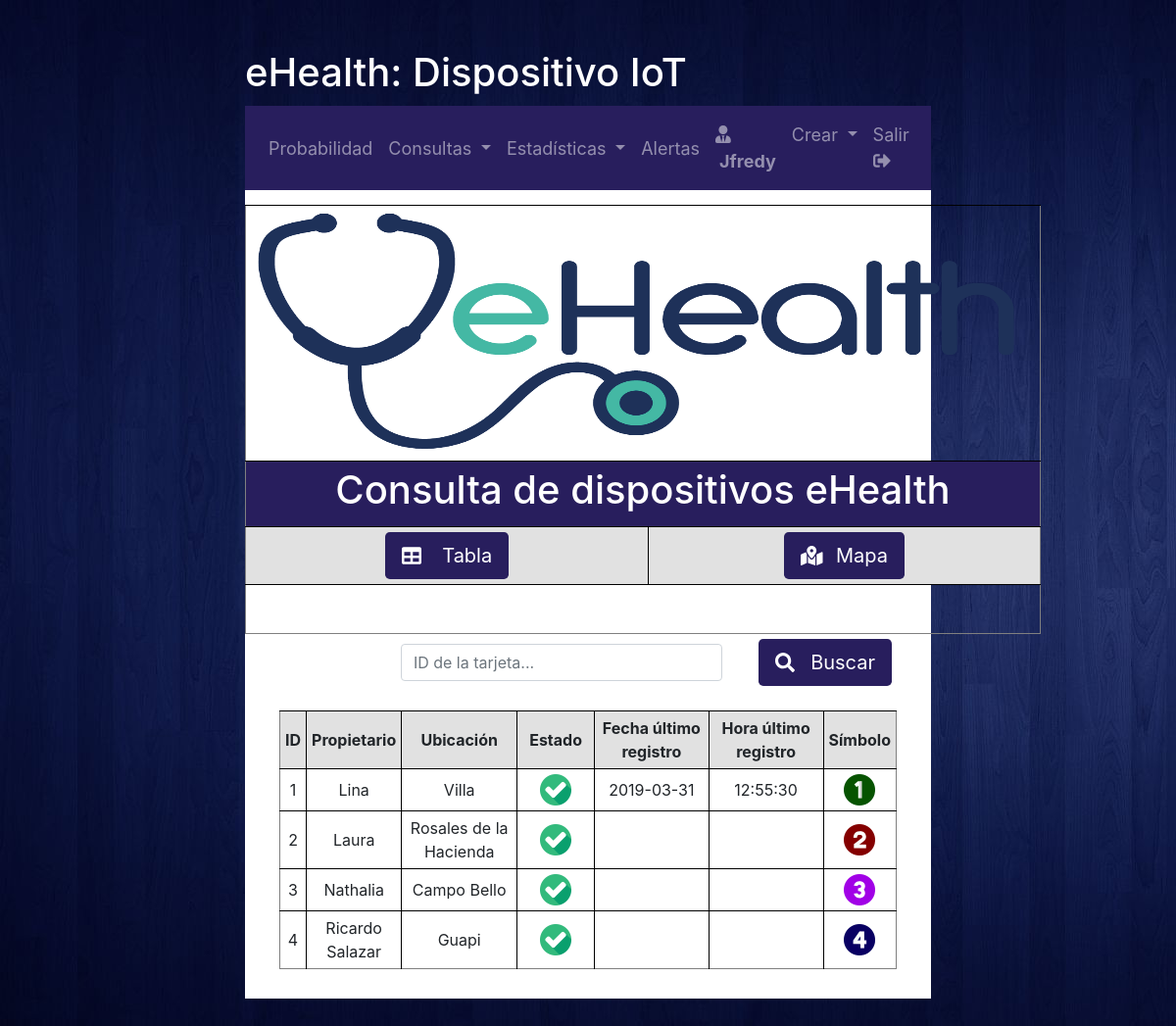
The page /interfaces/consultas/usuarios/dispositivos.php (signed in) on the database as committed earlier.
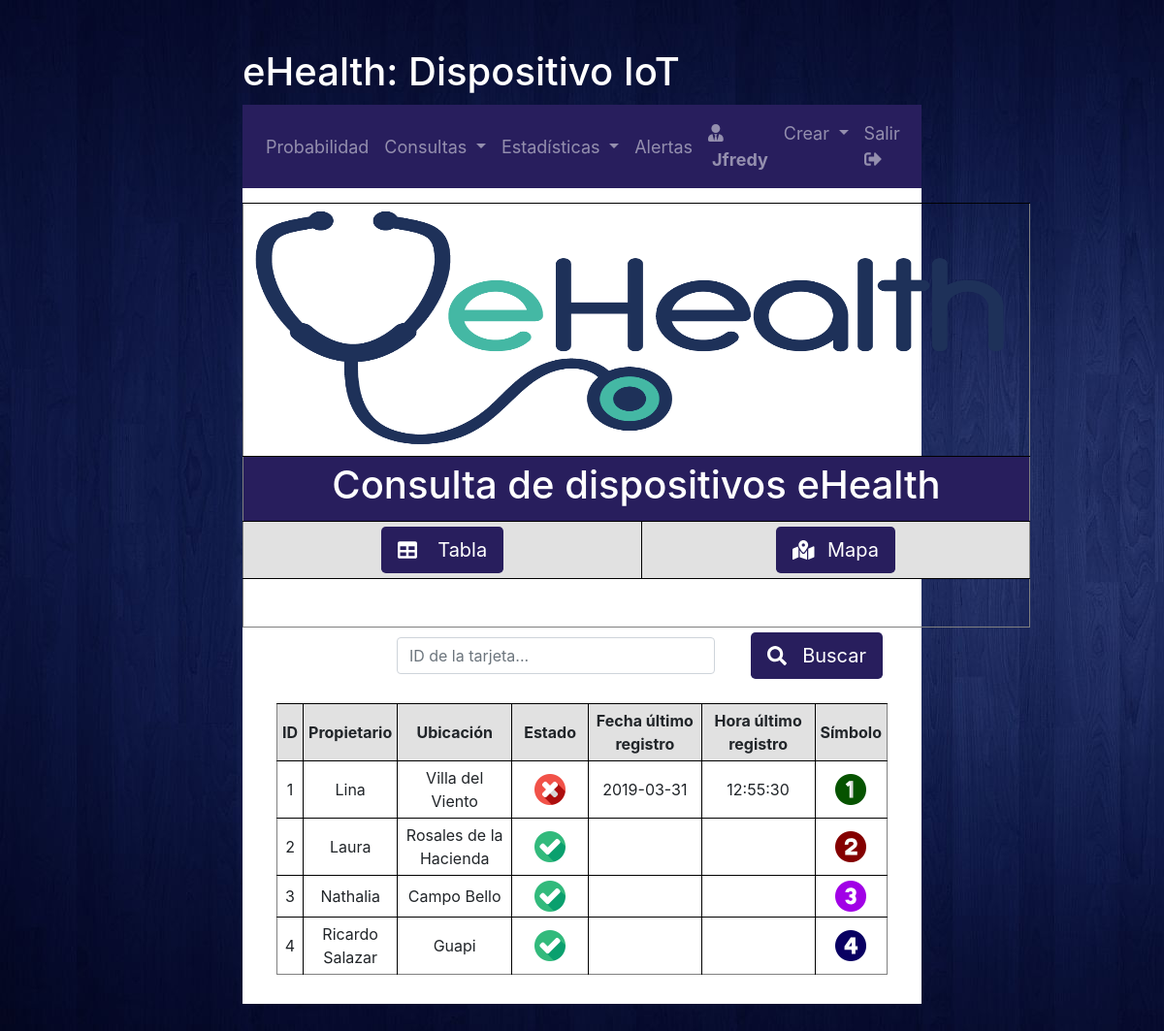
The same page on the database as committed later.
### tables this page shows
CREATE TABLE `datos_dispositivos` (
  `id_tarjeta` int(11) NOT NULL,
  `estado` int(11) NOT NULL,
  `ubicacion` varchar(50) NOT NULL,
  `propietario` varchar(50) NOT NULL
);

### interfaces/consultas/usuarios/dispositivos.php (the view, shortened to what the changed rows need)
<!DOCTYPE html>
<html lang="es">
    <head>
    </head>
    <body background="/ehealth/static/img/background.jpg">
        <h1 id="home-title">eHealth: Dispositivo IoT</h1>
        <div id="home">
            <div id="page-content">
                <table width="80%" align=center cellpadding=5 border=1>
                    <tr>
                        <td valign="center" align=center width=80% colspan=6 bgcolor="#281E5D">
                            <h1>
                                <font color=white>Consulta de dispositivos eHealth</font>
                            </h1>
                        </td>
                    </tr>
                </table>
                <div id="tabla_dispositivos">
                    <table width=90% align=center cellpadding=5 border=1>
                        <?php
                        $mysqli = new mysqli($host, $user, $pw, $db);
                        $sql1 = "SELECT * from datos_dispositivos order by id_tarjeta";
                        $result1 = $mysqli->query($sql1);
                        if (isset($_GET["submit"]) && !empty($_GET["submit"])) {
                            $sql2 = "SELECT MAX(fecha) from datos_ubicaciones WHERE id_tarj= $id";
                            $result2 = $mysqli->query($sql2);
                            $row2 = $result2->fetch_array(MYSQLI_NUM);
                            $fecha = $row2[0];
                            $sql23 = "SELECT MAX(hora) from datos_ubicaciones WHERE id_tarj= $id AND fecha='$fecha'";
                            $result23 = $mysqli->query($sql23);
                            $row23 = $result23->fetch_array(MYSQLI_NUM);
                            $hora = $row23[0];
                            $sql3 = "SELECT * from datos_dispositivos WHERE id_tarjeta= $id";
                            $result3 = $mysqli->query($sql3);
                            while ($row3 = $result3->fetch_array(MYSQLI_NUM)) {
                                $propietario = $row3[3];
                                $estado = $row3[1];
                                $ubicacion = $row3[2];
                            }
                        ?>
                            <tr>
                                <td valign="center" align=center>
                                    <?php echo $id; ?>
                                </td>
                                <td valign="center" align=center>
                                    <?php echo $propietario; ?>
                                </td>
                                <td valign="center" align=center>
                                    <?php echo $ubicacion; ?>
                                </td>
                                <td valign="center" align=center>
                                    <?php
                                    if ($estado == 1) {
                                    ?>
                                        <img src="/ehealth/static/img/comprobado.png" width=32 height=32>
                                    <?php
                                    } else {
                                    ?>
                                        <img src="/ehealth/static/img/cancelar.png" width=32 height=32>
                                    <?php
                                    }
                                    ?>
                                </td>
                                <td valign="center" align=center>
                                    <?php echo $fecha; ?>
                                </td>
                                <td valign="center" align=center>
                                    <?php echo $hora; ?>
                                </td>
                                <td valign="center" align=center>
                                    <img src="/ehealth/static/img/map_icons/icono_<?php echo $id; ?>.png" width=32 height=32>
                                </td>
                            </tr>
                            <tr height=20>
                            </tr>
                        </table>
                        <table width=90% align=center cellpadding=5 border=0>
                            <tr>
                                <td style="border: none;" valign="center" align=left>
                                    <a class="btn btn-lg" style="background-color:#281E5D; color:white" href="/ehealth/interfaces/consultas/usuarios/dispositivos.php" role="button">
                                        <i class="fas fa-angle-double-left"></i>
                                        <span class="pl-3">Volver</span>
                                    </a>
                                </td>
                            </tr>
                        </table>
                            <?php
                        } else {
                            $contador = 0;
                            while ($row1 = $result1->fetch_array(MYSQLI_NUM)) {
                                $ID_TARJ = $row1[0];
                                $propietario = $row1[3];
                                $estado = $row1[1];
                                $ubicacion = $row1[2];
                                $contador++;
                                $sql2 = "SELECT MAX(fecha) from datos_ubicaciones WHERE id_tarj= $contador";
                                $result2 = $mysqli->query($sql2);
                                $row2 = $result2->fetch_array(MYSQLI_NUM);
                                $fecha = $row2[0];
                                $sql23 = "SELECT MAX(hora) from datos_ubicaciones WHERE id_tarj= $contador AND fecha='$fecha'";
                                $result23 = $mysqli->query($sql23);
                                $row23 = $result23->fetch_array(MYSQLI_NUM);
                                $hora = $row23[0];
                            ?>
                                <tr>
                                    <td valign="center" align=center>
                                        <?php echo $ID_TARJ; ?>
                                    </td>
                                    <td valign="center" align=center>
                                        <?php echo $propietario; ?>
                                    </td>
                                    <td valign="center" align=center>
                                        <?php echo $ubicacion; ?>
                                    </td>
                                    <td valign="center" align=center>
                                        <?php
                                        if ($estado == 1) {
                                        ?>
                                            <img src="/ehealth/static/img/comprobado.png" width=32 height=32>
                                        <?php
                                        } else {
                                        ?>
                                            <img src="/ehealth/static/img/cancelar.png" width=32 height=32>
                                        <?php
                                        }
                                        ?>
                                    </td>
                                    <td valign="center" align=center>
                                        <?php echo $fecha; ?>
                                    </td>
                                    <td valign="center" align=center>
                                        <?php echo $hora; ?>
                                    </td>
                                    <td valign="center" align=center>
                                        <img src="/ehealth/static/img/map_icons/icono_<?php echo $ID_TARJ; ?>.png" width=32 height=32>
                                    </td>
                                </tr>
                        <?php
                            }
                        }
                        ?>
                    </table>
                </div>
            </div>
        </div>
    </body>
</html>

Rows that differ between the two databases and show on the page:
changed datos_dispositivos "Lina": ubicacion "Villa" → "Villa del Viento"; estado: picture added; estado: picture removed
